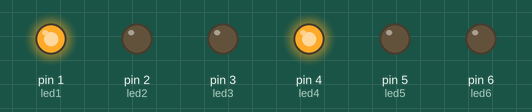
This sketch was run on a simulated Arduino Uno, built with avr-gcc and run on an emulated ATmega328P. Parts: output pins drawn as LEDs (lit = HIGH).

Above: at 1.5 s.
At 6.5 s:
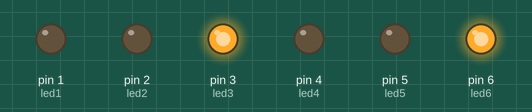
At 9.0 s:
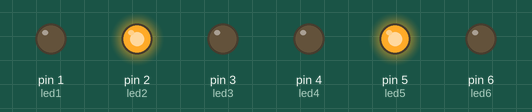
Timing chart, 0 to 13.0 s (numbered marks = the images above):
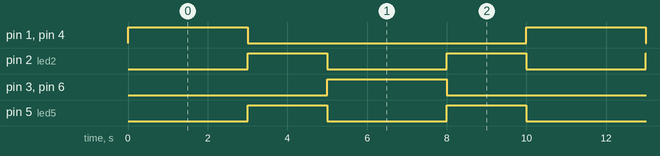

The sketch:

Blinking_led.ino
```cpp
int led1 = 1;
int led2 = 2;
int led3 = 3;
int led4 = 4;
int led5 = 5;
int led6 = 6;

void setup() {
  // put your setup code here, to run once:

  pinMode(led1, OUTPUT);
  pinMode(led2, OUTPUT);
  pinMode(led3, OUTPUT);
  pinMode(led4, OUTPUT);
  pinMode(led5, OUTPUT);
  pinMode(led6, OUTPUT);


}

void loop() {
  // put your main code here, to run repeatedly:

  digitalWrite(led1, HIGH);
  digitalWrite(led4, HIGH);
  delay(3000);

  digitalWrite(led1, LOW);
  digitalWrite(led4, LOW);

  digitalWrite(led2, HIGH);
  digitalWrite(led5, HIGH);
  delay(2000);

  digitalWrite(led2, LOW);
  digitalWrite(led5, LOW);

  digitalWrite(led3, HIGH);
  digitalWrite(led6, HIGH);
  delay(3000);

  digitalWrite(led3, LOW);
  digitalWrite(led6, LOW);

  digitalWrite(led2, HIGH);
  digitalWrite(led5, HIGH);
  delay(2000);

  digitalWrite(led2, LOW);
  digitalWrite(led5, LOW);

}
```

Measured:
- by itself, pin 1 (led1), pin 3 (led3), pin 4 (led4), pin 6 (led6): alternates HIGH for 3.0 s and LOW for 7.0 s
- by itself, pin 2 (led2), pin 5 (led5): alternates HIGH for 2.0 s and LOW for 3.0 s
- by itself, everything shown: repeats every 10.0 s, in 5 steps
